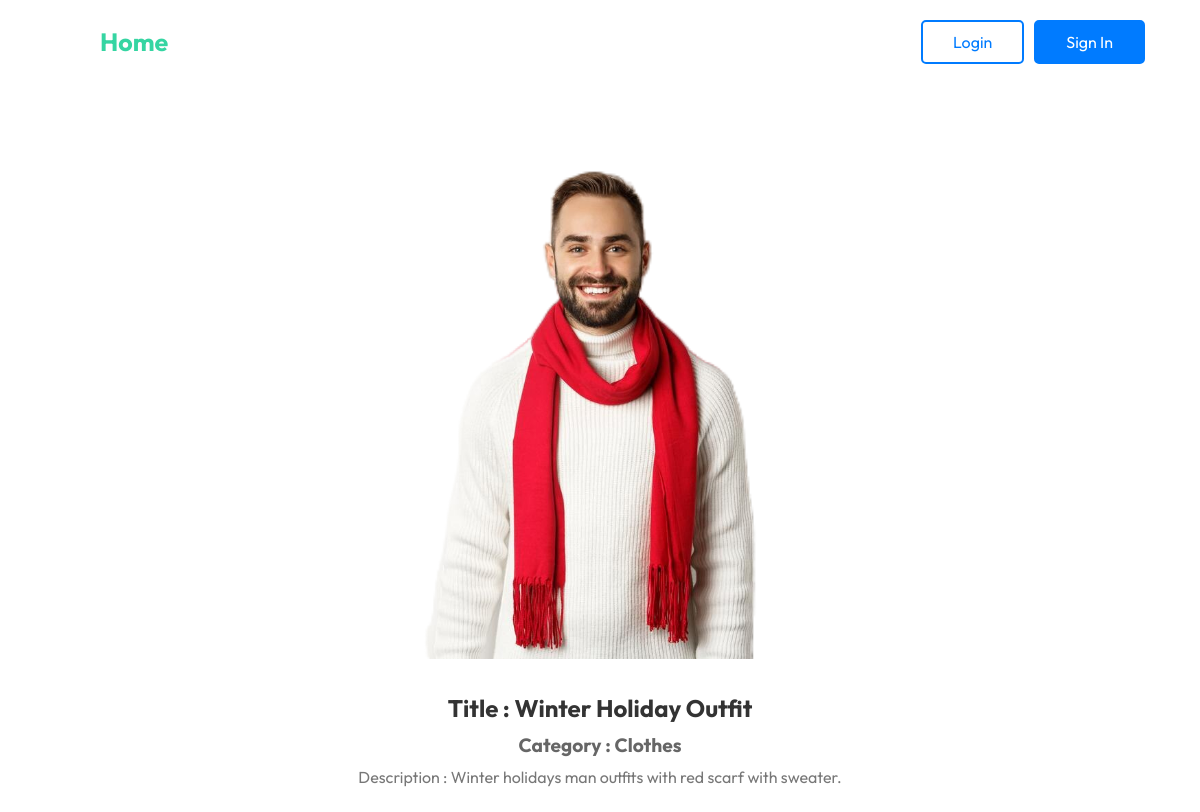
/product/5/, run on the app's committed database.
### Ecommerece/models.py (models this page shows, shortened)
class Product(models.Model):
    host = models.ForeignKey(User,on_delete=models.CASCADE)
    title = models.CharField(max_length=200,default='',blank=True,null=True)
    description = models.TextField(default='',blank=True,null=True)
    image = models.ImageField(upload_to='Product-images/',default='',blank=True,null=True)
    category = models.ForeignKey(Category,on_delete=models.CASCADE,default='')
    published = models.DateTimeField(default='',blank=True,null=True)
    class Meta:
        ordering = ['-published']

class Category(models.Model):
    title = models.CharField(max_length=50,default='',blank=True,null=True)
    def __str__(self):
        return self.title

### Ecommerece/views.py (the view)
# urls.py: path('product/<str:product_id>/',Products,name='Product'),
def Products(request,product_id):
    product = Product.objects.get(id = product_id)
    context = {'product' : product
               }
    return render(request,'Product.html',context)

### Templates/Product.html (shortened to what this page needs)
{% extends 'main.html' %}
{% load static %}
{% block content%}
<div class="product-container">
    <div class="product-image">
        <img src="{{product.image.url}}">
     </div>
    <div class="product-title">
        <h1>Title : {{product.title}}</h1>
    </div>
    <div class="product-category">
        <h2>Category : {{product.category}}</h2>
    </div>
    <div class="product-description">
        <p>Description : {{product.description}}</p>
    </div>
</div>
{% endblock %}

### static/Style/style.css (style rules this page uses)
* { padding: 0; margin: 0; box-sizing: border-box; font-family: 'Outfit'; }
.product-container { width: max-content; text-align: center; margin: 25px auto; }
.product-title h1 { font-size: 1.5em; margin-bottom: 10px; color: #333; }
.product-category h2 { font-size: 1.2em; margin-bottom: 10px; color: #666; }
.product-image { text-align: center; margin: 20px 0px; }
.product-image img { max-width: 100%; max-height: 550px; border-radius: 5px; margin-bottom: 10px; }
.product-description p { font-size: 1em; color: #777; }

### data on the page
Product: image (picture), title "Winter Holiday Outfit", category "Clothes", description "Winter holidays man outfits with red scarf with sweater."
